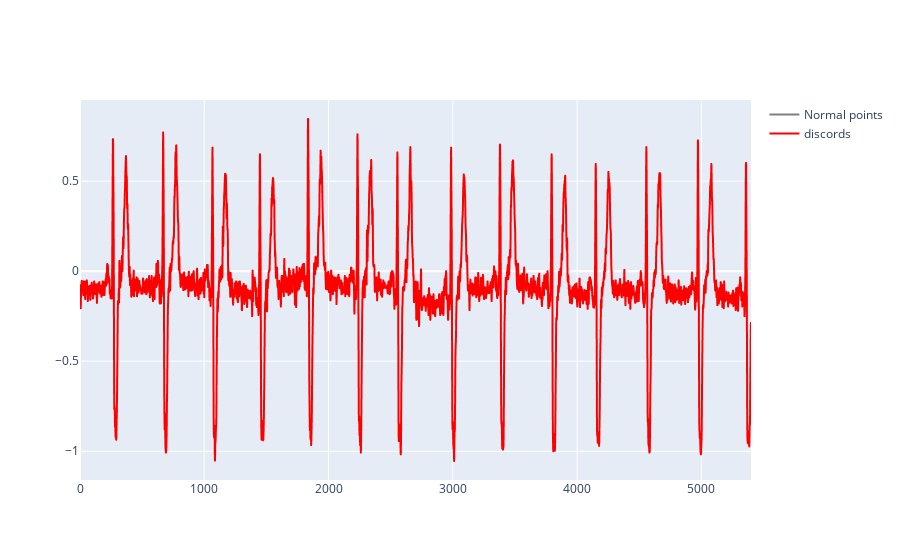

Notebook cell for this chart:
### Code cell
show_ts(df.value, np.where(np.array(scores) > 0)[0], dataset.loc[0, 'discord length'])

### Figure 1 — Plotly figure (JSON) as saved in the notebook; plotly's stock layout.template omitted (floating-point values rounded to 4 significant figures; data arrays with more than 128 entries replaced by an {"elided": "..."} marker saying what was removed)
{"data": [{"line": {"color": "gray"}, "name": "Normal points", "type": "scattergl", "x": {"elided": "5400 int values"}, "y": {"elided": "5400 float values"}}, {"line": {"color": "red"}, "name": "discords", "type": "scattergl", "x": {"elided": "5400 int values"}, "y": {"elided": "5400 float values"}}], "layout": {}}
